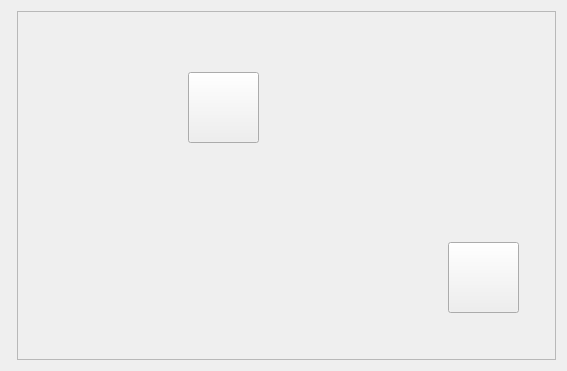
<?xml version="1.0" encoding="UTF-8"?>
<ui version="4.0">
 <class>Tab3ControlPannel</class>
 <widget class="QWidget" name="Tab3ControlPannel">
  <property name="geometry">
   <rect>
    <x>0</x>
    <y>0</y>
    <width>567</width>
    <height>371</height>
   </rect>
  </property>
  <property name="windowTitle">
   <string>Form</string>
  </property>
  <layout class="QFormLayout" name="formLayout_2">
   <item row="0" column="1">
    <widget class="QScrollArea" name="scrollArea">
     <property name="widgetResizable">
      <bool>true</bool>
     </property>
     <widget class="QWidget" name="scrollAreaWidgetContents">
      <property name="geometry">
       <rect>
        <x>0</x>
        <y>0</y>
        <width>547</width>
        <height>344</height>
       </rect>
      </property>
      <layout class="QFormLayout" name="formLayout">
       <item row="0" column="0">
        <widget class="QLabel" name="label">
         <property name="text">
          <string/>
         </property>
         <property name="pixmap">
          <pixmap resource="AiotClient.qrc">:/images/Image/room1.png</pixmap>
         </property>
        </widget>
       </item>
      </layout>
      <widget class="QPushButton" name="pPBLamp">
       <property name="geometry">
        <rect>
         <x>170</x>
         <y>60</y>
         <width>71</width>
         <height>71</height>
        </rect>
       </property>
       <property name="text">
        <string/>
       </property>
       <property name="icon">
        <iconset resource="AiotClient.qrc">
         <normaloff>:/images/Image/light_off.png</normaloff>
         <normalon>:/images/Image/light_on.png</normalon>:/images/Image/light_off.png</iconset>
       </property>
       <property name="iconSize">
        <size>
         <width>70</width>
         <height>70</height>
        </size>
       </property>
       <property name="checkable">
        <bool>true</bool>
       </property>
      </widget>
      <widget class="QPushButton" name="pPBPlug">
       <property name="geometry">
        <rect>
         <x>430</x>
         <y>230</y>
         <width>71</width>
         <height>71</height>
        </rect>
       </property>
       <property name="text">
        <string/>
       </property>
       <property name="icon">
        <iconset resource="AiotClient.qrc">
         <normaloff>:/images/Image/plug_off.png</normaloff>
         <normalon>:/images/Image/plug_on.png</normalon>:/images/Image/plug_off.png</iconset>
       </property>
       <property name="iconSize">
        <size>
         <width>70</width>
         <height>70</height>
        </size>
       </property>
       <property name="checkable">
        <bool>true</bool>
       </property>
      </widget>
      <zorder>label</zorder>
      <zorder>pPBLamp</zorder>
      <zorder>pPBPlug</zorder>
     </widget>
    </widget>
   </item>
  </layout>
 </widget>
 <resources>
  <include location="AiotClient.qrc"/>
 </resources>
 <connections/>
</ui>
